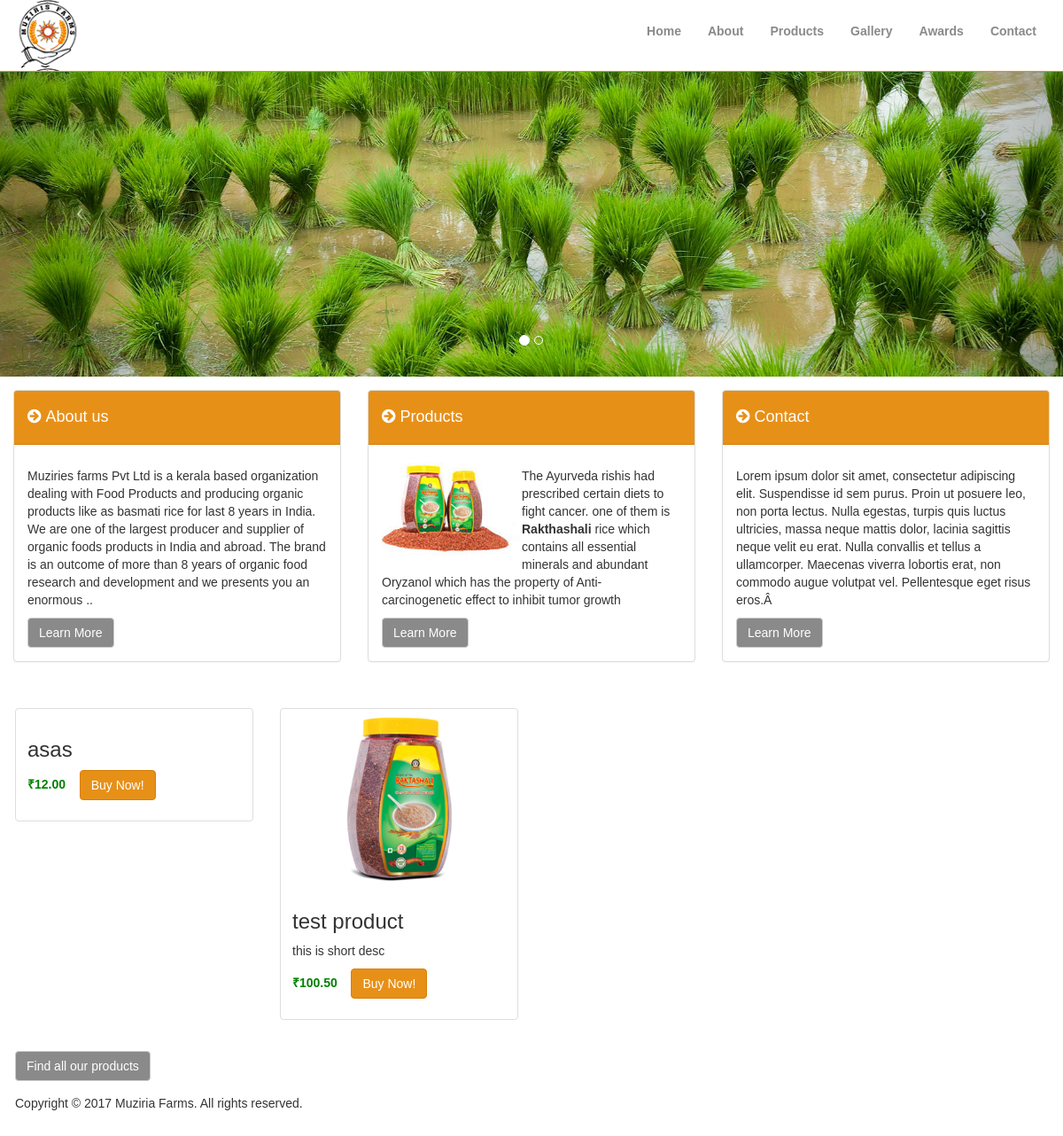
The page / on the database its author committed.
### tables this page shows
CREATE TABLE `imagegallery` (
  `id` int(4) NOT NULL,
  `title` varchar(256) NOT NULL,
  `image` varchar(32) NOT NULL
);

CREATE TABLE `pages` (
  `id` int(3) NOT NULL,
  `title` varchar(256) NOT NULL,
  `content` text NOT NULL
);

CREATE TABLE `products` (
  `id` int(11) NOT NULL,
  `name` varchar(120) NOT NULL,
  `short_desc` text NOT NULL,
  `long_desc` text NOT NULL,
  `price` float NOT NULL,
  `qty` int(11) NOT NULL,
  `added` datetime NOT NULL,
  `updated` datetime NOT NULL,
  `uid` int(1) NOT NULL,
  `status` int(1) NOT NULL DEFAULT '1'
);

CREATE TABLE `product_images` (
  `id` int(11) NOT NULL,
  `pid` int(11) NOT NULL,
  `filename` varchar(32) NOT NULL
);

### config.php (called while the page is built, shortened)
<?
$mysql_username = "mysqldbuser@muziris-mysqldbserver";
$mysql_pssword = "Kerala@1234";
$db_name =  'muziris';
$mysql_host = "muziris-mysqldbserver.mysql.database.azure.com";
$mysqli = null;
function query($query, $act = true) {
	global $mysqli, $mysql_username, $mysql_pssword, $db_name, $mysql_host;
	try {
		if (!$mysqli) {
			$mysqli = new mysqli( $mysql_host , $mysql_username, $mysql_pssword, ($act?$db_name:NULL));
		}
		if ($act)
			return $mysqli->query($query);
	} catch (Exception $ex) {
		echo array_key_exists('nohtml', $_GET)?("<error>".$ex."</error>"):$ex;
		die;
	}
}
if (!defined(SQL_ONLY)) {
	require('functions.php');
}
?>

### functions.php (called while the page is built, shortened)
<?
function cropString($str, $len)
{
    if ($str != '') {
        $str = array_shift(preg_split("#\n#", $str));
        if (strlen($str) > $len) {
            $pos = strrpos(substr($strs, 0, $len), ' ');
            return (($pos === false) ? substr($str, 0, $len) . '&hellip;' : substr($str, 0, $pos) . '&nbsp;&hellip;');
        } else
            return $str;
    } else
        return $str;
}
?>

### index.php (the view, shortened to what this page needs)
<?
include('config.php');
?>
<!DOCTYPE html>
<html lang="en">
<head>
  <link href="css/bootstrap.min.css" rel="stylesheet">
  <link href="css/modern-business.css" rel="stylesheet">
  <link href="font-awesome/css/font-awesome.min.css" rel="stylesheet" type="text/css">
</head>
<body>
  <nav class="navbar navbar-inverse navbar-fixed-top" role="navigation">
    <div class="container">
      <div class="navbar-header">
        <a id="san" class="navbar-brand" href="index.php"><img src="img/logo.png" width="77"
                                                               height="77"
                                                               class="img-responsive"></a>
      </div>
      <div class="collapse navbar-collapse" id="bs-example-navbar-collapse-1">
        <ul class="nav navbar-nav navbar-right">
         <? include('nav.php'); ?>
        </ul>
      </div>
    </div>
  </nav>
  <header id="myCarousel" class="carousel slide">
    <ol class="carousel-indicators">
        <?
        $result = query("select image from imagegallery ");
        $i = 0;
        while ($rs = $result->fetch_array(MYSQLI_ASSOC)) {
            ?>
          <li data-target="#myCarousel" data-slide-to="<?= $i ?>"
              class="<?= $i == 0 ? ' active' : '' ?>"></li>
            <?
            $i++;
        } ?>
    </ol>
    <div class="carousel-inner">
        <?
        $result = query("select image from imagegallery ");
        $i = 0;
        while ($rs = $result->fetch_array(MYSQLI_ASSOC)) {
            ?>
          <div class="item <?= $i == 0 ? ' active' : '' ?>">
            <div class="fill" style="background-image:url(pimages/<?= $rs['image'] ?>);"></div>
          </div>
            <?
            $i++;
        }
        ?>
    </div>
    <a class="left carousel-control" href="#myCarousel" data-slide="prev">
      <span class="icon-prev"></span>
    </a>
    <a class="right carousel-control" href="#myCarousel" data-slide="next">
      <span class="icon-next"></span>
    </a>
  </header>
  <div class="container">
    <div class="row">
      <div class="row">
        <div class="col-lg-12">
        </div>
        <div class="col-md-4">
          <div class="panel panel-default">
            <div class="panel-heading">
              <h4><i class="fa fa-arrow-circle-right"></i>&nbsp;About us</h4>
            </div>
            <div class="panel-body">
              <p>
                  <?
                  $result = query("select content from pages where id = '1' limit 1");
                  list($content) = $result->fetch_array();
                  echo $content;
                  ?>
              </p>
              <a href="about.php" class="btn btn-default">Learn More</a>
            </div>
          </div>
        </div>
        <div class="col-md-4">
          <div class="panel panel-default">
            <div class="panel-heading">
              <h4><i class="fa fa-arrow-circle-right"></i>&nbsp;Products </h4>
            </div>
            <div class="panel-body">
              <p><img src="img/rr.jpg" width="158" height="115" style=" float:left">
                  <?
                  $result = query("select content from pages where id = '6' limit 1");
                  list($content) = $result->fetch_array();
                  echo $content;
                  ?>
              </p>
              <a href="products.php" class="btn btn-default">Learn More</a>
            </div>
          </div>
        </div>
        <div class="col-md-4">
          <div class="panel panel-default">
            <div class="panel-heading">
              <h4><i class="fa fa-arrow-circle-right"></i>&nbsp;Contact</h4>
            </div>
            <div class="panel-body">
              <p> <?
                  $result = query("select content from pages where id = '2' limit 1");
                  list($content) = $result->fetch_array();
                  echo $content;
                  ?></p>
              <a href="contact.php" class="btn btn-default">Learn More</a>
            </div>
          </div>
        </div>
        <div class="col-lg-12">
        </div>
      </div>
      <div class="row" style="margin: 2px;">
        <div class="row">
            <?
            $result = query("select `id`, `name`, `short_desc`,`price` from products order by rand() limit 8 ");
            while ($row = $result->fetch_array(MYSQLI_ASSOC)) {
                $result_img = query("select filename from product_images where pid='" . $row['id'] . "' limit 1");
                list($filename) = $result_img->fetch_array();
                ?>
              <div class="col-md-3 col-sm-6 hero-feature">
                <div class="thumbnail"><img src="pimages/<?= $filename ?>" alt="">
                  <div class="caption">
                    <h3><?= $row['name'] ?></h3>
                    <p><?= cropString($row['short_desc'], 70) ?></p>
                    <p>
                      <strong style="color: green">₹<?= money_format('%!i',$row['price']) ?></strong>&nbsp; &nbsp;
                      <a href="contact.php" class="btn btn-primary">Buy
                        Now!</a>
                    </p>
                  </div>
                </div>
              </div>
                <?php
            }
            ?>
        </div>
        <footer>
          <div class="row">
            <div class=" col-lg-12">
              <a href="products.php" class="btn btn-default">Find all our products</a>
            </div>
          </div>
          <div class="row">
            <div class=" col-lg-12">
              <p>Copyright &copy; 2017 Muziria Farms. All rights reserved.</p>
            </div>
          </div>
        </footer>
      </div>
    </div>
</body>
</html>

### nav.php
<li><a href="index.php"><strong>Home</strong></a></li>
<li><a href="about.php"><strong>About</strong></a></li>
<li><a href="products.php"><strong>Products</strong></a></li>
<li><a href="gallery.php"><strong>Gallery</strong></a></li>
<li><a href="awards.php"><strong>Awards</strong></a></li>
<li><a href="contact.php"><strong>Contact</strong></a></li>

### css/modern-business.css (style rules this page uses)
html, body { height: 100%; }
body { padding-top: 50px; }
header.carousel { height: 50%; }
header.carousel .item, header.carousel .item.active, header.carousel .carousel-inner { height: 100%; }
header.carousel .fill { width: 100%; height: 100%; background-position: center; background-size: cover; }

### rows shown on the page
imagegallery: image (picture)
pages: content "Muziries farms Pvt Ltd is a kerala based organization dealing with Food Products and producing organic products like as basmati rice for last 8 years in India. We are one of the largest producer and supplier of organic foods products in India and abroad. The brand is an outcome of more than 8 years of organic food research and development and we presents you an enormous .."
pages: content "The Ayurveda rishis had prescribed certain diets to fight cancer. one of them is Rakthashali rice which contains all essential minerals and abundant Oryzanol which has the property of Anti-carcinogenetic effect to inhibit tumor growth"
pages: content "Lorem ipsum dolor sit amet, consectetur adipiscing elit. Suspendisse id sem purus. Proin ut posuere leo, non porta lectus. Nulla egestas, turpis quis luctus ultricies, massa neque mattis dolor, lacinia sagittis neque velit eu erat. Nulla convallis et tellus a ullamcorper. Maecenas viverra lobortis erat, non commodo augue volutpat vel. Pellentesque eget risus eros.Â"
products: name "asas", price "12.00"
products: product_images.filename (picture), name "test product", short_desc "this is short desc", price "100.50"
